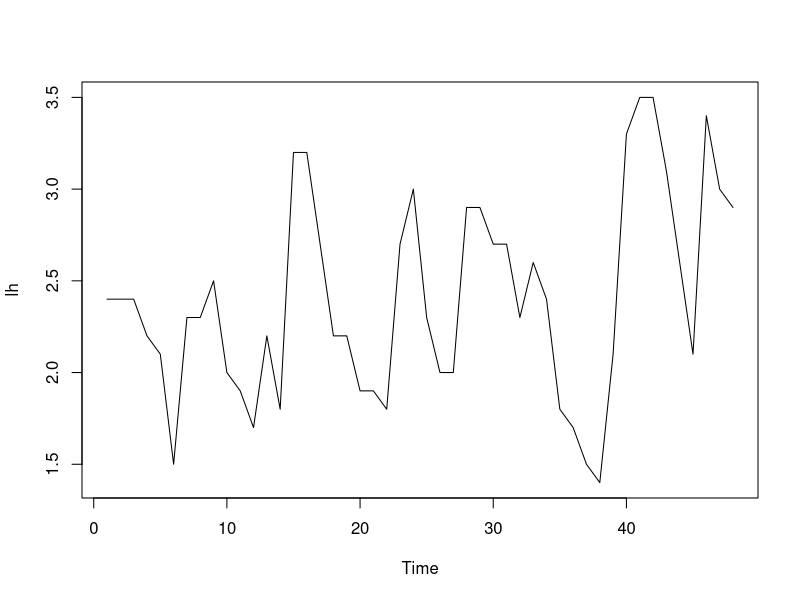
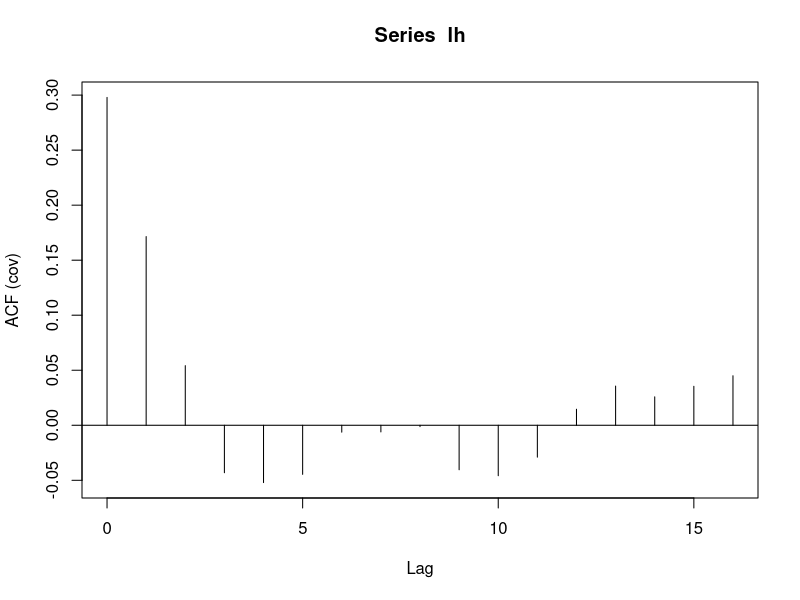
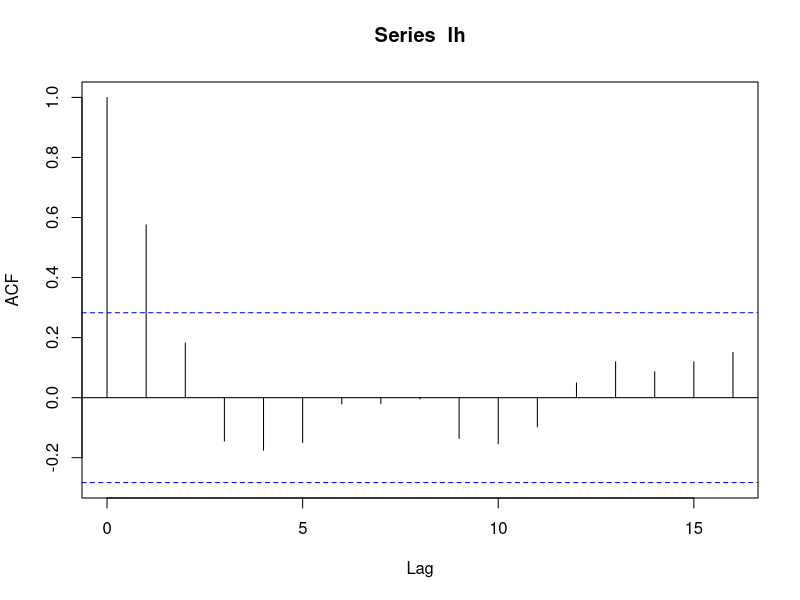
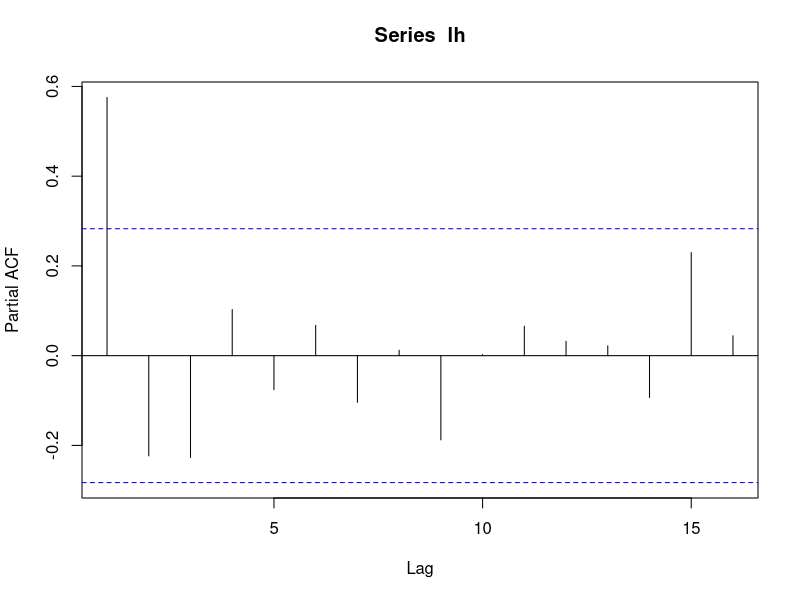
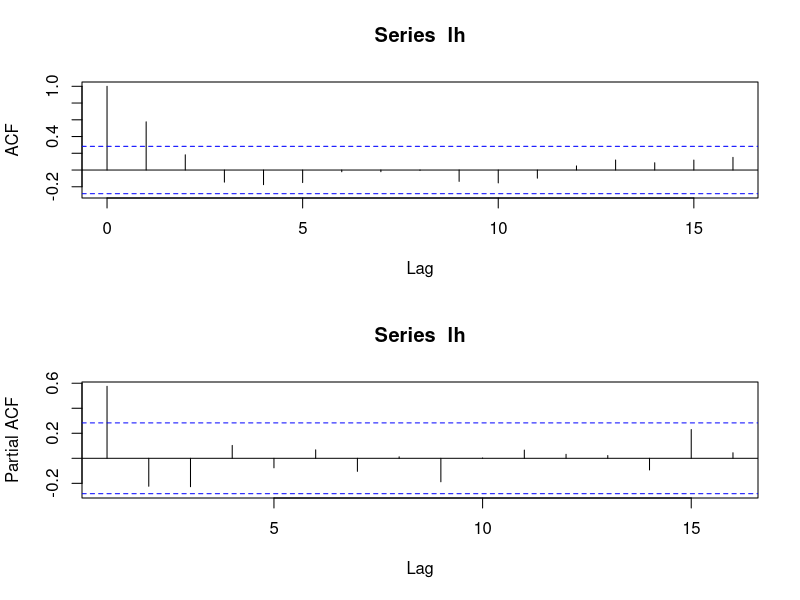
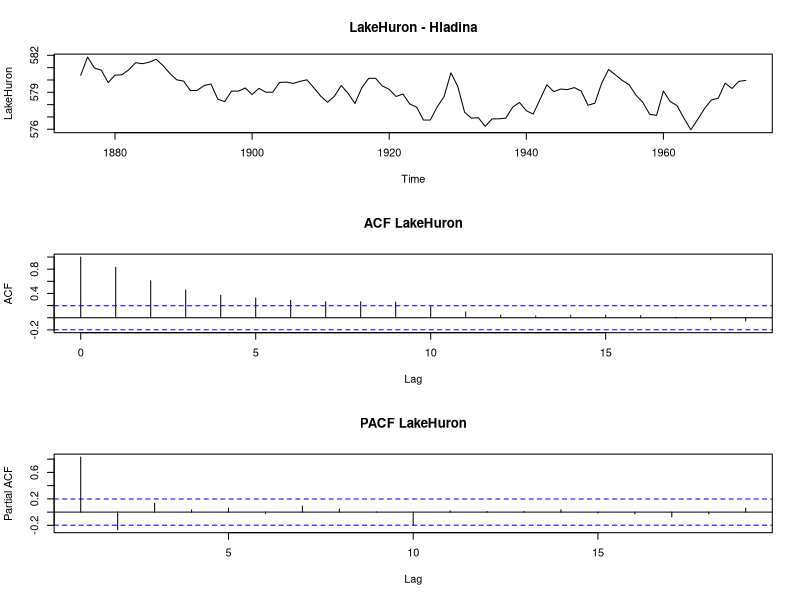
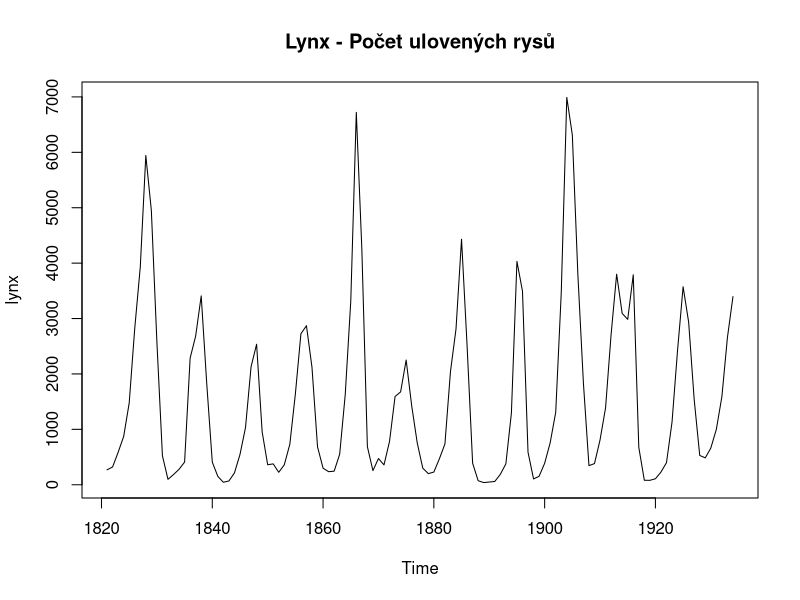
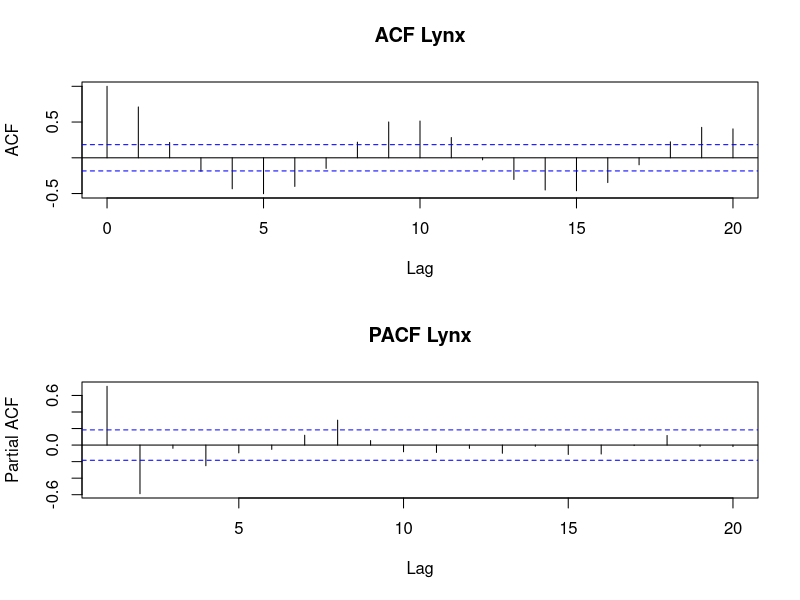

Source code (R) for these figures, in order: (Note: this script raises an error after producing the figures.)
# Autokorelacni a parcialni autokorelacni funkce 
data(lh) # Luteinizing Hormone in Blood Samples
plot(lh) # v rade neni evidentni zadny trend ani sezonnost
# autokovariancni funkce
acf(lh, type = "covariance"); acf(lh, type = "covariance", plot = F) # vypis hodnot, prvni z nich je rozptyl rady
  var(lh)
# autokorelacni funkce
acf(lh); acf(lh, plot = F) # opet si muzeme nechat hodnoty vypsat, když jsem mimo pásmo, tak jsou autokorelace nulove
# parcialni autokorelacni funkce
pacf(lh) # parcialni autokorelacni funkce
pacf(lh, plot = F) # vypis hodnot
# ktere korelace jsou nenulove? Ktere modely pripadaji pro radu v uvahu?
par(mfrow = c(2,1)); acf(lh); pacf(lh); par(mfrow = c(1,1)) # nakresleni obou funkci pod sebe
# test na nulovost autokorelacni funkce
Box.test(lh, lag = 2, type = "Ljung-Box") # testuje, jestli jsou autokorelace do casu 2 nevyznamne
  # rucne najdete hodnotu, kterou by nemela prekrocit druha autokorelace, pokud chceme, aby od druhe dale, byly autokorelace nulove	
# nulovost autokorelacni funkce residui znamena, ze mame spravny model
##########################
### Samostatne
# podivejte se na autorekoralecni a parcialni autokorelacni funkce rad LakeHuron, lynx, co2, discoveries
# LakeHuron: Roční hladina Huronského jezera, mírný trend
par(mfrow = c(3,1)); plot(LakeHuron, main="LakeHuron - Hladina")
acf(LakeHuron, main="ACF LakeHuron") # ACF klesá pomalu (lineárně)
pacf(LakeHuron, main="PACF LakeHuron") # PACF má výrazný první lag. To naznačuje model AR(1) nebo AR(2). (autoregresní proces)
par(mfrow = c(1,1))
# lynx: Počet koček rysů ulovených v Kanadě, silná cykličnost
plot(lynx, main="Lynx - Počet ulovených rysů")
par(mfrow = c(2,1))
acf(lynx, main="ACF Lynx") # ACF má sinusový průběh (vlnění), což potvrzuje cykličnost.
pacf(lynx, main="PACF Lynx") # PACF má výrazné první dva lagy -> často se modeluje jako AR(2).
par(mfrow = c(1,1)) # Interpretace: ACF kles pomalu a má vlnění, PACF má výrazné první dva lagy. To naznačuje model AR(2) nebo ARMA(2,0).
# co2: Měsíční koncentrace CO2, silný trend a sezónnost
plot(co2, main="co2 - Trend + Sezónnost")
par(mfrow = c(2,1)); acf(co2, lag.max = 60, main="ACF co2"); pacf(co2, lag.max = 60, main="PACF co2"); par(mfrow = c(1,1))
# ACF klesá extrémně pomalu kvůli trendu. Jsou vidět "zuby" v ročních intervalech (lag 1, 2...). 
# Pro reálnou analýzu by bylo nutné řadu nejprve diferencovat (odstranit trend).
# discoveries: Počet objevů v oblasti, bez zjevného trendu a sezónnosti
plot(discoveries, main="discoveries - Počty objevů")
par(mfrow = c(2,1)); acf(discoveries, main="ACF discoveries"); pacf(discoveries, main="PACF discoveries"); par(mfrow = c(1,1))
# Většina korelací je v rámci modrého pásma (nevyznamné). 
# Možná slabá korelace v prvním lagu, ale řada je velmi blízká bílému šumu.
##########################
# pomoci funkce arima.sim(n = ,list(ar = ,ma = )) nasimulujte rady typu
#   MA(1) s parametrem theta1 = 0.75
#   MA(1) s parametrem theta1 = -0.75
#   MA(1) s parametrem theta1 = 1.5
#   AR(1) s parametrem phi1 = 0.75
#   AR(1) s parametrem phi1 = - 0.75
#   AR(1) s parametrem phi1 = 1.5
# podivejte se, jak rady vypadaji a jak vypadaji jejich autokorelacni a parcialni autokorelacni funkce
# nasimulujte bily sum a podivejte se na jeho autokorelacni a parcialni autokorelacni funkci
plot_sim <- function(ts_data, title) { par(mfrow = c(1,3)); plot(ts_data, main = title, col = "darkblue"); acf(ts_data, main = "ACF"); pacf(ts_data, main = "PACF"); par(mfrow = c(1,1)) }
# MA(1) procesy (ACF končí po 1. lagu, PACF klesá)
ma1_pos <- arima.sim(n = 200, list(ma = 0.75)); plot_sim(ma1_pos, "MA(1) theta = 0.75") # významná korelace v bodě 1
ma1_neg <- arima.sim(n = 200, list(ma = -0.75)); plot_sim(ma1_neg, "MA(1) theta = -0.75")
# MA(1) s 1.5 není technicky invertibilní, ale simulačně lze vytvořit:
ma1_inv <- arima.sim(n = 200, list(ma = 1.5)); plot_sim(ma1_inv, "MA(1) theta = 1.5 (Non-invertible)")
# AR(1) procesy (ACF klesá, PACF končí po 1. lagu)
ar1_pos <- arima.sim(n = 200, list(ar = 0.75)); plot_sim(ar1_pos, "AR(1) phi = 0.75")
ar1_neg <- arima.sim(n = 200, list(ar = -0.75)); plot_sim(ar1_neg, "AR(1) phi = -0.75")
# AR(1) s phi = 1.5 -> CHYBA (nestacionární). Simulujeme jen pokud |phi| < 1.
ar1_bad <- arima.sim(n = 200, list(ar = 1.5)) # Toto hodí chybu 'A' matrix not invertible
# Bílý šum
wn <- ts(rnorm(200)); plot_sim(wn, "White Noise")
# podivejte se na radu ldeaths, vypoctete jeji autokorelacni a parcialni autokorelacni funkci
#   ocistete ji od trendu a sezonnosti a podivejte se na autokorelacni funkci a parcialni autokorelacni funkci jejich residui
data("ldeaths"); plot(ldeaths)
# 1. Dekompozice (odstranění trendu a sezónnosti)
ldeaths_dec <- decompose(ldeaths); plot(ldeaths_dec)
# 2. Práce s residui (očištěná řada)
res_ldeaths <- ldeaths_dec$random
res_ldeaths <- na.omit(res_ldeaths) # odstranění NA po dekompozici
par(mfrow = c(1,2)); acf(res_ldeaths, main="ACF reziduí ldeaths"); pacf(res_ldeaths, main="PACF reziduí ldeaths")
# Pokud v ACF/PACF něco zbylo, můžeme na tato rezidua nasadit ARMA model.
# stejne pracujte s radou discoveries a WWWusage
data("discoveries")
par(mfrow = c(1,2)); acf(discoveries, main="ACF discoveries"); pacf(discoveries, main="PACF discoveries")
# Většinou vypadá jako bílý šum nebo AR(1) s velmi malým koeficientem.
data("WWWusage"); plot(WWWusage)
# Diferencování (odstranění trendu)
diff_www <- diff(WWWusage)
plot(diff_www, main="Diferencovaná řada WWWusage")
par(mfrow = c(1,2)); acf(diff_www); pacf(diff_www)
# Tady uvidíš, že po 1. nebo 2. diferenci se řada stane stacionární
# a ACF/PACF nám napoví řád p a q pro model ARIMA(p, 1, q).
